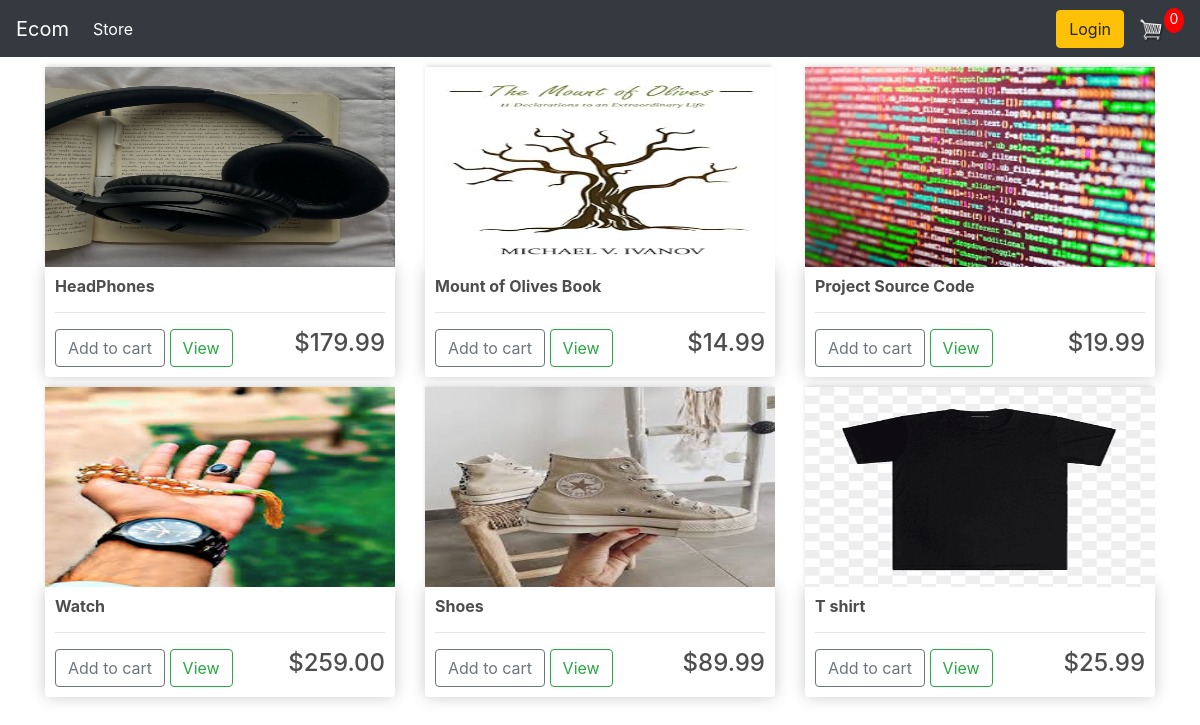
The page / on the database its author committed.
### store/models.py (models this page shows, shortened)
class Product(models.Model):
    name = models.CharField(max_length=200,null=True)
    price = models.DecimalField(max_digits=7, decimal_places=2)
    digital = models.BooleanField(default=False,null=True, blank=True)
    image = models.ImageField(null=True, blank=True)
    @property
    def imageURL(self):
        try:
            url = self.image.url
        except:
            url = ''
        return url

### store/views.py (the view)
# urls.py: path('', include('store.urls'))
def store(request):
    data = cartData(request)
    cartItems = data['cartItems']
    products = Product.objects.all()
    context ={'products':products, 'cartItems':cartItems, 'shipping':False}
    return render(request, 'store/store.html', context)

### store/utils.py (called while the page is built, shortened)
def cookieCart(request):
        try:
            cart = json.loads(request.COOKIES['cart'])
        except:
            cart = {}
        print('cart', cart)
        items = []
        order = {'get_cart_total':0, 'get_cart_items':0}
        cartItems = order['get_cart_items']
        return {'cartItems':cartItems, 'order':order, 'items':items}

def cartData(request):
     if request.user.is_authenticated:
        customer = request.user.customer
        order, created = Order.objects.get_or_create(customer=customer, complete=False)
        items = order.orderitem_set.all()
        cartItems = order.get_cart_items
     else :
        cookieData = cookieCart(request)
        cartItems = cookieData['cartItems']
        order = cookieData['order']
        items = cookieData['items']
     return {'cartItems':cartItems, 'order':order, 'items':items}

### store/templates/store/store.html
{% extends 'store/main.html' %}
{% load static %}
{% block content %}
<div class="row">
{% for product in products %}
<div class="col-lg-4">
    <img class="thumbnail" src="{{product.imageURL}}" alt="{{product.name}}">
      <div class="box-element product">
           <h6><strong>{{product.name}}</strong></h6>
                <hr>
                <button data-product="{{product.id}}"  data-action="add" class="btn btn-outline-secondary add-btn update-cart">Add to cart</button>
                <a href="#" class="btn btn-outline-success">View</a>
                <h4 style="display: inline-block; float: right;">${{product.price|floatformat:2}}</h4>
</div>
     </div>
{% endfor %}
</div>
{% endblock content %}

### store/templates/store/main.html (shortened to what this page needs)
<!DOCTYPE html>
{% load static %}
<html lang="en">
<head>
    <link rel="stylesheet" href="{% static 'css/main.css' %}">
    <link href="https://stackpath.bootstrapcdn.com/bootstrap/4.5.2/css/bootstrap.min.css" rel="stylesheet">
</head>
<body>
        <nav class="navbar navbar-expand-lg navbar-dark bg-dark">
            <a class="navbar-brand" href="{% url 'store' %}">Ecom</a>
            <div class="collapse navbar-collapse" id="navbarSupportedContent">
            <ul class="navbar-nav mr-auto">
                <li class="nav-item active">
                <a class="nav-link" href="{% url 'store' %}">Store <span class="sr-only">(current)</span></a>
                </li>
            </ul>
                <div class="form-inline my-2 my-lg-0">
                       <a href="#"class="btn btn-warning">Login</a>
                       <a href="{% url 'cart' %}">
                         <img  id="cart-icon" src="{% static 'images/cart.png' %}">
                       </a>
                      <p id="cart-total">{{cartItems}}</p>
                   </div>
                 </div>
               </nav>
    <div class="container">
        {% block content %}
        {% endblock content %}
    </div>
</body>
</html>

### static/css/main.css (style rules this page uses)
body { background-color: hsl(0, 0%, 98%); }
h1,h2,h3,h4,h5,h6 { color:hsl(0, 0%, 30%); }
.box-element { box-shadow:hsl(0, 0%, 80%) 0 0 16px; background-color: #fff; border-radius: 4px; padding: 10px; }
.thumbnail { width: 100%; height: 200px; -webkit-box-shadow: -1px -3px 5px -2px rgba(214,214,214,1); -moz-box-shadow: -1px -3px 5px -2px rgba(214,214,214,1); box-shadow: -1px -3px 5px -2px rgba(214,214,214,1); }
.product { border-radius: 0 0 4px 4px; }
.bg-dark { background-color: #05707c!important; }
#cart-icon { width:25px; display: inline-block; margin-left: 15px; }
#cart-total { display: block; text-align: center; color:#fff; background-color: red; width: 20px; height: 25px; border-radius: 50%; font-size: 14px; }
.col-lg-4, .col-lg-6, .col-lg-8, .col-lg-12 { margin-top: 10px; }
.btn { border-radius: 0; }

### rows shown on the page
Product: imageURL (picture), name "HeadPhones", price "179.99"
Product: imageURL (picture), name "Mount of Olives Book", price "14.99"
Product: imageURL (picture), name "Project Source Code", price "19.99"
Product: imageURL (picture), name "Watch", price "259.00"
Product: imageURL (picture), name "Shoes", price "89.99"
Product: imageURL (picture), name "T shirt", price "25.99"

### other values the page prints
{{ cartItems }} "0"
